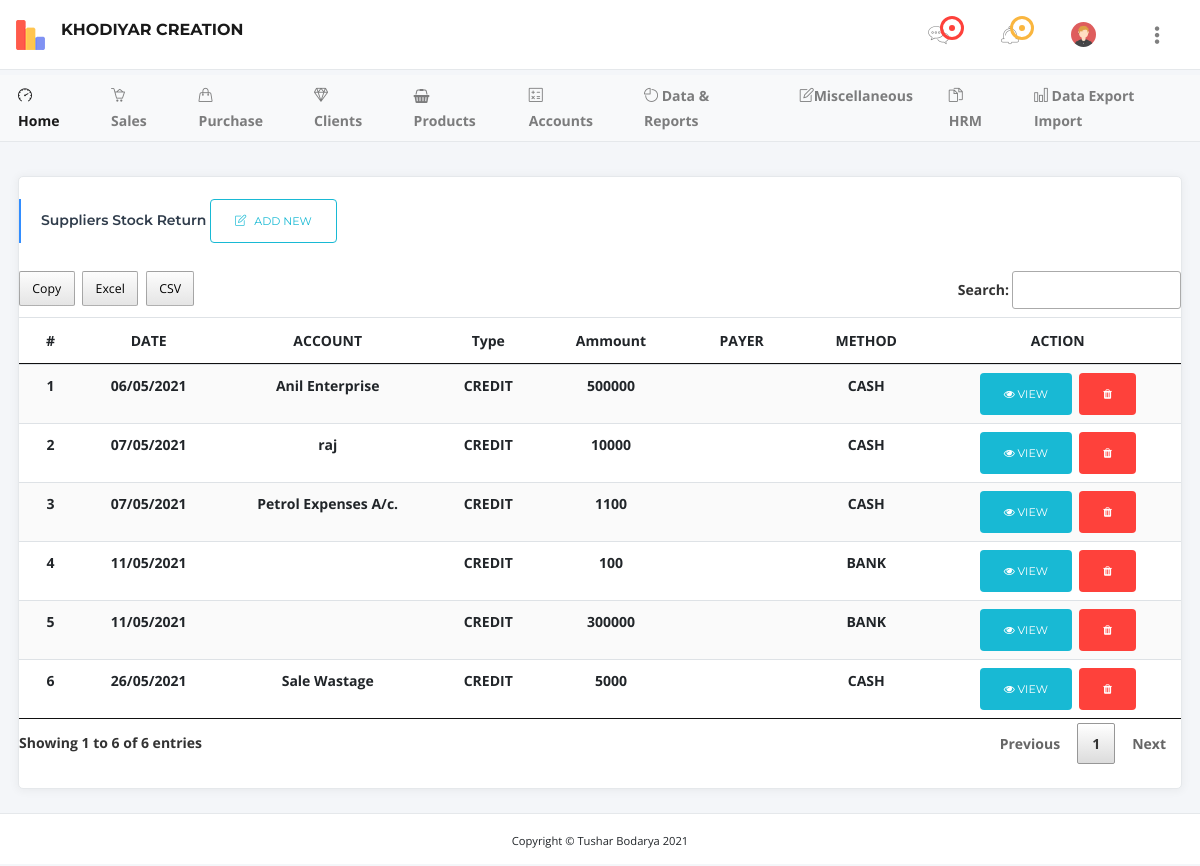
/tbl-income.php (signed in), run on the app's committed database.
### tables this page shows
CREATE TABLE `users` (
  `sno` int(11) NOT NULL,
  `name` text NOT NULL,
  `username` varchar(11) NOT NULL,
  `gstno` text NOT NULL,
  `bamkname` text NOT NULL,
  `acno` text NOT NULL,
  `ifsc` text NOT NULL,
  `password` text NOT NULL,
  `date` timestamp NOT NULL DEFAULT current_timestamp(),
  `role` text NOT NULL DEFAULT 'company'
);

CREATE TABLE `tbl_transaction` (
  `id` int(11) NOT NULL,
  `accountype` text NOT NULL,
  `fromaccount` int(11) NOT NULL,
  `RcptPymt` text NOT NULL,
  `toaccount` text NOT NULL,
  `ammount` text NOT NULL,
  `date` text NOT NULL,
  `income_type` text NOT NULL,
  `income_category` text NOT NULL,
  `income_method` text NOT NULL,
  `note` text NOT NULL,
  `created_at` timestamp NOT NULL DEFAULT current_timestamp(),
  `is_deleted` int(11) NOT NULL DEFAULT 0,
  `is_user` int(11) NOT NULL
);

CREATE TABLE `tbl_accounts` (
  `id` int(11) NOT NULL,
  `name` text NOT NULL,
  `effecton` text NOT NULL,
  `accountsgroup` text NOT NULL,
  `area` text NOT NULL,
  `pincode` int(11) NOT NULL,
  `city` text NOT NULL,
  `state` text NOT NULL,
  `panno` text NOT NULL,
  `aadharno` text NOT NULL,
  `gstno` text NOT NULL,
  `openingbalance` int(11) NOT NULL,
  `actype` text NOT NULL,
  `is_deleted` int(11) NOT NULL DEFAULT 0,
  `created_at` timestamp NOT NULL DEFAULT current_timestamp(),
  `updated_at` timestamp NOT NULL DEFAULT current_timestamp() ON UPDATE current_timestamp(),
  `is_user` int(11) NOT NULL
);

### tbl-income.php (the view, shortened to what this page needs)
<?php include 'header.php'; ?>
<div class="container-fluid">
	<div class="row">
		<div class="col-xl-12">
			<div class="card card-shadow mb-4">
				<div class="card-header border-0">
					<div class="custom-title-wrap bar-info">
						<div class="custom-title">Suppliers Stock Return  <a type="button" class="btn btn-outline-info" href="add-transaction.php"><i class="icon-note mr-2"></i>ADD NEW</a></div>
					</div>
				</div>
				<div class="card-body- pt-3 pb-4">
					<div class="table-responsive">
						<table id="datatable2" class="table table-striped dt-responsive nowrap table-hover" cellspacing="0">
							<thead>
								<tr>
									<th class="text-center">#</th>
									<th class="text-center">DATE</th>
									<th class="text-center">ACCOUNT</th>
									<th class="text-center">Type</th>
									<th class="text-center">Ammount</th>
									<th class="text-center">PAYER</th>
									<th class="text-center">METHOD</th>
									<th class="text-center">ACTION</th>
								</tr>
							</thead>
							<tbody>
								<?php
								$sql = "SELECT * FROM tbl_transaction  WHERE is_deleted='0' AND income_category='INCOME' AND is_user='".$loguser."'";
								$result = mysqli_query($conn,$sql) or die("SQL Query Failed.");
								while($row = mysqli_fetch_assoc($result)){
									$id = $row['id'];
									$date = $row['date'];
									$income_type = $row['income_type'];
									$toaccount = $row['toaccount'];
									$ammount = $row['ammount'];
									$company_id = $row['company_id'];
									$income_method = $row['income_method'];
									$radio_val = $row['radio_val'];
									?>
									<tr>
										<td class="text-center"><?php echo $id; ?></td>
										<td class="text-center"><?php echo $date; ?></td>
										<?php
										$sql1 = "SELECT * FROM tbl_accounts  WHERE id='".$toaccount."' AND is_user='".$loguser."'";
										$result1 = mysqli_query($conn,$sql1) or die("SQL Query Failed 1.");
										$row1 = mysqli_fetch_assoc($result1);
										$acname = $row1['name'];
										?>
										<td class="text-center"><?php echo $acname; ?></td>
										<td class="text-center"><?php echo $income_type; ?></td>
										<td class="text-center"><?php echo $ammount; ?></td>
										<?php
										if($radio_val == 0){
											$tbl = 'tbl_customer';
										}else{
											$tbl = 'tbl_suppliers';
										}
										$sql2 = "SELECT * FROM $tbl  WHERE id='".$company_id."' AND is_user='".$loguser."'";
										$result2 = mysqli_query($conn,$sql2) or die("SQL Query Failed 2.");
										$row2 = mysqli_fetch_assoc($result2);
										$companyname = $row2['company'];
										?>
										<td class="text-center"><?php echo $companyname; ?></td>
										<td class="text-center"><?php echo $income_method; ?></td>
										<td class="text-center">
											<a href="view-purchaseorder.php?supplierstockreturnid=<?php echo $id; ?>" class="btn btn-info btn-xs"><i class="fa fa-eye"></i> View</a>&nbsp;
											<a href="delete.php?tbl=tbl_transaction&id=<?php echo $id; ?>"class="btn btn-danger btn-xs delete-object" title="Delete"><i class="fa fa-trash"></i></a>
										</td>
									</tr>
									<?php
								}
								?>
							</tbody>
						</table>
					</div>
				</div>
			</div>
		</div>
	</div>
</div>
<?php include 'footer.php'; ?>

### header.php (shortened to what this page needs)
<?php
include "dbconnect.php";
if(isset($_SESSION['loggedin'])){
  $loguser = $_SESSION['logid'];
  $headsql = "SELECT * FROM users  WHERE  sno='".$loguser."'";
$headresult = mysqli_query($conn,$headsql) or die("SQL Query Failed.");
$headrow = mysqli_fetch_assoc($headresult);
$headheadname = $headrow['name'];
}else{
  header("location:login.php");
  exit();
}
?>
<!DOCTYPE html>
<html lang="en">
<head>
  <link href="assets/vendor/bootstrap/css/bootstrap.min.css" rel="stylesheet">
  <link href="assets/vendor/font-awesome/css/font-awesome.min.css" rel="stylesheet">
  <link href="assets/vendor/dashlab-icon/dashlab-icon.css" rel="stylesheet">
  <link href="assets/vendor/simple-line-icons/css/simple-line-icons.css" rel="stylesheet">
  <link href="assets/vendor/themify-icons/css/themify-icons.css" rel="stylesheet">
  <link href="assets/vendor/weather-icons/css/weather-icons.min.css" rel="stylesheet">
  <link href="assets/vendor/m-custom-scrollbar/jquery.mCustomScrollbar.css" rel="stylesheet">
  <link href="assets/vendor/jquery-dropdown-master/jquery.dropdown.css" rel="stylesheet">
  <link href="assets/vendor/jquery-ui/jquery-ui.min.css" rel="stylesheet">
  <link href="assets/vendor/icheck/skins/all.css" rel="stylesheet">
  <link href="assets/css/main.css" rel="stylesheet">
   <link href="assets/vendor/jquery-steps/jquery.steps.css" rel="stylesheet">
  <link href="assets/vendor/datatables/jquery.dataTables.min.css" rel="stylesheet">
  <link href="assets/vendor/datatables/responsive.bootstrap.min.css" rel="stylesheet">
  <link href="assets/vendor/datatables/buttons.dataTables.css" rel="stylesheet">
  <link href="assets/vendor/datetime-picker/css/datetimepicker.css" rel="stylesheet">
  <link href="assets/vendor/date-picker/css/bootstrap-datepicker.min.css" rel="stylesheet">
  <link href="style.css" rel="stylesheet">
</head>
<body class="fixed-nav top-nav">
  <nav class="navbar navbar-expand-lg fixed-top navbar-light" id="mainNav">
    <div class="box-container">
      <div class="collapse navbar-collapse" id="navbarResponsive">
        <a class="navbar-brand navbar-hide-responsive" href="">
          <img class="pr-3 float-left" src="assets/img/logo-icon.png" srcset="assets/img/logo-icon@2x.png 2x"  alt=""/>
          <div class="float-left">
            <div><?php echo $headheadname; ?></div>
          </div>
        </a>
        <ul class="navbar-nav header-links ml-auto hide-arrow">
          <li class="nav-item dropdown">
            <a class="nav-link dropdown-toggle mr-lg-3" id="messagesDropdown" href="" data-toggle="dropdown"
            aria-haspopup="true" aria-expanded="false">
            <i class="vl_chat-bubble"></i>
            <div class="notification-alarm">
              <span class="wave wave-danger"></span>
              <span class="dot"></span>
            </div>
          </a>
        </li>
        <li class="nav-item dropdown">
          <a class="nav-link dropdown-toggle mr-lg-3" id="alertsDropdown" href="" data-toggle="dropdown"
          aria-haspopup="true" aria-expanded="false">
          <i class="vl_bell"></i>
          <div class="notification-alarm">
            <span class="wave wave-warning"></span>
            <span class="dot bg-warning"></span>
          </div>
        </a>
            </li>
            <li class="nav-item dropdown">
              <a class="nav-link dropdown-toggle mr-lg-3" id="userNav" href="" data-toggle="dropdown" aria-haspopup="true" aria-expanded="false">
                <div class="user-thumb">
                  <img class="rounded-circle" src="assets/img/avatar/avatar1.jpg" alt=""/>
                </div>
              </a>
         </li>
         <li class="nav-item">
          <a href="javascript:;" class="nav-link right_side_toggle">
            <i class="icon-options-vertical"> </i>
          </a>
        </li>
      </ul>
    </div>
  </div>
</nav>
<nav class="navbar fixed-top-2 navbar-expand-lg navbar-light bg-light">
  <div class="box-container">
    <div class="collapse navbar-collapse" id="collapsibleNavbar">
      <ul class="navbar-nav">
        <li class="nav-item active"> <a class="nav-link" href="index.php"><i class="icon-speedometer"></i> Home</a> </li>
        <li class="nav-item dropdown">
          <a class="nav-link dropdown-toggle" href="" data-toggle="dropdown"><i class="icon-basket-loaded"></i> Sales</a>
    </li>
    <li class="nav-item dropdown"><a class="nav-link dropdown-toggle" href="" data-toggle="dropdown"><i class="icon-handbag"></i> Purchase</a>
    </li>
    <li class="nav-item dropdown"><a class="nav-link dropdown-toggle" href="" data-toggle="dropdown"><i class="icon-diamond"></i> Clients</a>
</li>
<li class="nav-item dropdown"><a class="nav-link dropdown-toggle" href="" data-toggle="dropdown"><i class="fa fa-shopping-basket"></i> Products</a>
</li>
<li class="nav-item dropdown"><a class="nav-link dropdown-toggle" data-toggle="dropdown"><i class="icon-calculator"></i> Accounts</a>
</li>
<li class="nav-item dropdown"><a class="nav-link dropdown-toggle" href="" data-toggle="dropdown"><i class="icon-pie-chart"></i> Data &amp; Reports</a>
</li>
<li class="nav-item dropdown"><a class="nav-link dropdown-toggle" href="" data-toggle="dropdown"><i class="icon-note"></i>Miscellaneous</a>
</li>
<li class="nav-item dropdown"><a class="nav-link dropdown-toggle" href="" data-toggle="dropdown"><i class="icon-docs"></i> HRM</a>
</li>
<li class="nav-item dropdown"><a class="nav-link dropdown-toggle" href="" data-toggle="dropdown"><i class="icon-chart"></i> Data Export Import</a>
</li>
</ul>
</div>
</div>
</nav>

### style.css (style rules this page uses)
@media (min-width: 992px) { .navbar-nav > li { padding-left:10px; padding-right:10px; } }
@media (min-width: 992px) { .fixed-top-2 { margin-top: 5px; margin-bottom: 34px; padding: 0px; } }
@media (min-width: 992px) { body { padding-top: 105px; } }

### data on the page
users: name "KHODIYAR CREATION"
tbl_transaction: id "1", date "06/05/2021", tbl_accounts.name "Anil Enterprise", income_type "CREDIT", ammount "500000", income_method "CASH"
tbl_transaction: id "2", date "07/05/2021", tbl_accounts.name "raj", income_type "CREDIT", ammount "10000", income_method "CASH"
tbl_transaction: id "3", date "07/05/2021", tbl_accounts.name "Petrol Expenses A/c.", income_type "CREDIT", ammount "1100", income_method "CASH"
tbl_transaction: id "4", date "11/05/2021", income_type "CREDIT", ammount "100", income_method "BANK"
tbl_transaction: id "5", date "11/05/2021", income_type "CREDIT", ammount "300000", income_method "BANK"
tbl_transaction: id "6", date "26/05/2021", tbl_accounts.name "Sale Wastage", income_type "CREDIT", ammount "5000", income_method "CASH"
